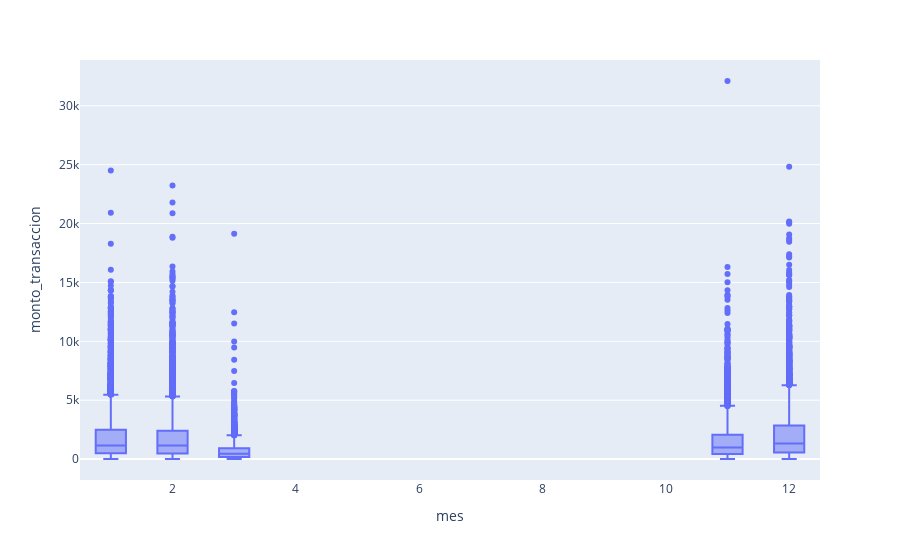

Write notebook code for a chart like this one.
### Code cell
fig = px.box(clients, x="mes",y="monto_transaccion")
fig.show()

### Figure 1 — Plotly figure (JSON) as saved in the notebook; plotly's stock layout.template omitted (floating-point values rounded to 4 significant figures; data arrays with more than 128 entries replaced by an {"elided": "..."} marker saying what was removed)
{"data": [{"alignmentgroup": "True", "hovertemplate": "mes=%{x}<br>monto_transaccion=%{y}<extra></extra>", "legendgroup": "", "marker": {"color": "#636efa"}, "name": "", "notched": false, "offsetgroup": "", "orientation": "v", "showlegend": false, "type": "box", "x": {"elided": "37380 int values"}, "x0": " ", "xaxis": "x", "y": {"elided": "37380 float values"}, "y0": " ", "yaxis": "y"}], "layout": {"boxmode": "group", "legend": {"tracegroupgap": 0}, "margin": {"t": 60}, "xaxis": {"anchor": "y", "domain": [0, 1], "title": {"text": "mes"}}, "yaxis": {"anchor": "x", "domain": [0, 1], "title": {"text": "monto_transaccion"}}}}
